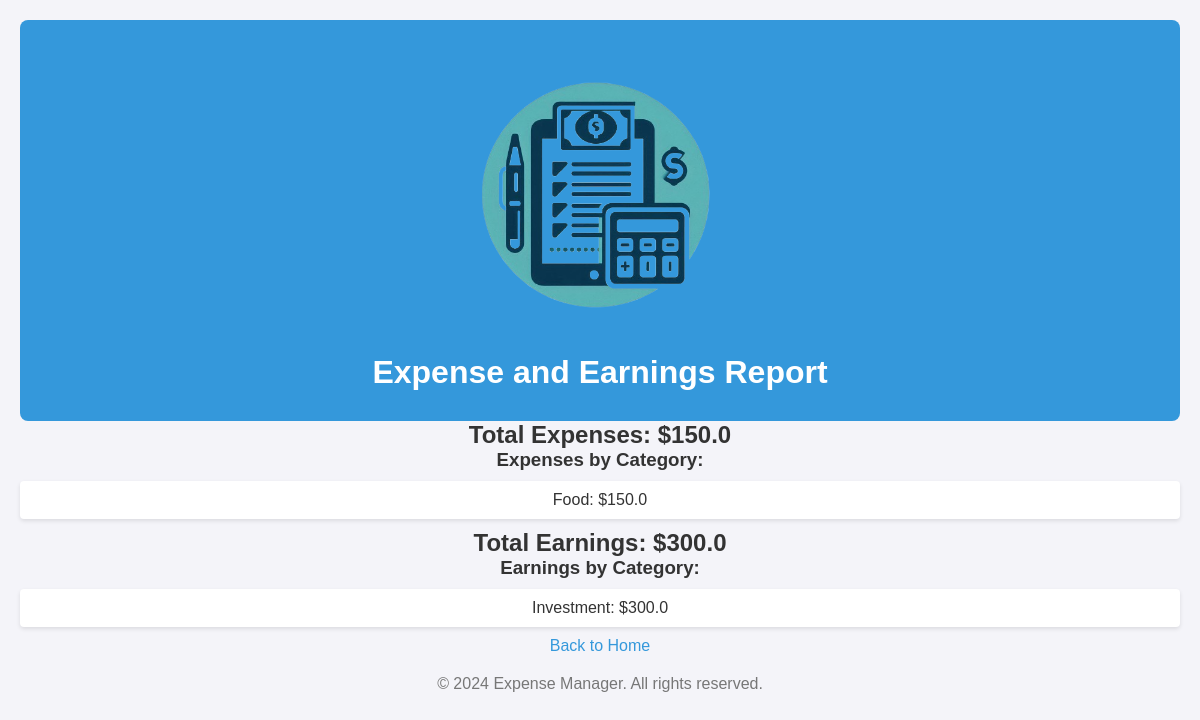
/report (signed in), run on the app's committed database.
### app.py (models this page shows)
class Expense(db.Model):
    id = db.Column(db.Integer, primary_key=True)
    user_id = db.Column(db.Integer, db.ForeignKey('user.id'), nullable=False)
    category = db.Column(db.String(50), nullable=False)
    amount = db.Column(db.Float, nullable=False)
    date = db.Column(db.String(10), nullable=False)

class Earning(db.Model):
    id = db.Column(db.Integer, primary_key=True)
    user_id = db.Column(db.Integer, db.ForeignKey('user.id'), nullable=False)
    category = db.Column(db.String(50), nullable=False)
    amount = db.Column(db.Float, nullable=False)
    date = db.Column(db.String(10), nullable=False)

### app.py (the view)
@app.route('/report')
def report():
    if 'username' not in session:
        return redirect(url_for('login'))  # Ensure the user is logged in
    user_id = session['user_id']  # Get the logged-in user's ID
    total_expenses = sum(expense.amount for expense in Expense.query.filter_by(user_id=user_id))
    total_earnings = sum(earning.amount for earning in Earning.query.filter_by(user_id=user_id))
    expense_categories = {}
    for expense in Expense.query.filter_by(user_id=user_id):
        category = expense.category
        if category not in expense_categories:
            expense_categories[category] = 0
        expense_categories[category] += expense.amount
    earning_categories = {}
    for earning in Earning.query.filter_by(user_id=user_id):
        category = earning.category
        if category not in earning_categories:
            earning_categories[category] = 0
        earning_categories[category] += earning.amount
    return render_template('report.html', total_expenses=total_expenses, total_earnings=total_earnings,
                           expense_categories=expense_categories, earning_categories=earning_categories)

### templates/report.html (shortened to what this page needs)
<!DOCTYPE html>
<html lang="en">
<head>
    <link rel="stylesheet" href="{{ url_for('static', filename='css/style.css') }}">
</head>
<body>
    <header>
        <img src="{{ url_for('static', filename='images/logo.png') }}" alt="Logo">
        <h1>Expense and Earnings Report</h1>
    </header>
    <div class="report-container">
        <section class="report-section">
            <h2>Total Expenses: ${{ total_expenses }}</h2>
            <h3>Expenses by Category:</h3>
            <ul>
                {% for category, amount in expense_categories.items() %}
                    <li>{{ category }}: ${{ amount }}</li>
                {% endfor %}
            </ul>
        </section>
        <section class="report-section">
            <h2>Total Earnings: ${{ total_earnings }}</h2>
            <h3>Earnings by Category:</h3>
            <ul>
                {% for category, amount in earning_categories.items() %}
                    <li>{{ category }}: ${{ amount }}</li>
                {% endfor %}
            </ul>
        </section>
        <a href="{{ url_for('home') }}" class="back-link">Back to Home</a>
    </div>
    <footer>
        <p>&copy; 2024 Expense Manager. All rights reserved.</p>
    </footer>
</body>
</html>

### static/css/style.css (style rules this page uses)
* { margin: 0; padding: 0; box-sizing: border-box; }
body { font-family: Arial, sans-serif; background-color: #f4f4f9; color: #333; text-align: center; padding: 20px; }
header { background-color: #3498db; color: white; padding: 20px; border-radius: 8px; }
header img { width: 300px; height: auto; margin-bottom: 10px; }
h1 { margin-bottom: 10px; }
a { color: #3498db; text-decoration: none; }
ul { list-style-type: none; }
ul li { background-color: #fff; margin: 10px 0; padding: 10px; border-radius: 4px; box-shadow: 0 2px 4px rgba(0, 0, 0, 0.1); }
footer { margin-top: 20px; color: #777; }

### data on the page
Expense: category "Food", amount "150.0"
Earning: category "Investment", amount "300.0"

### other printed values
{{ total_expenses }} "150.0"
{{ total_earnings }} "300.0"
